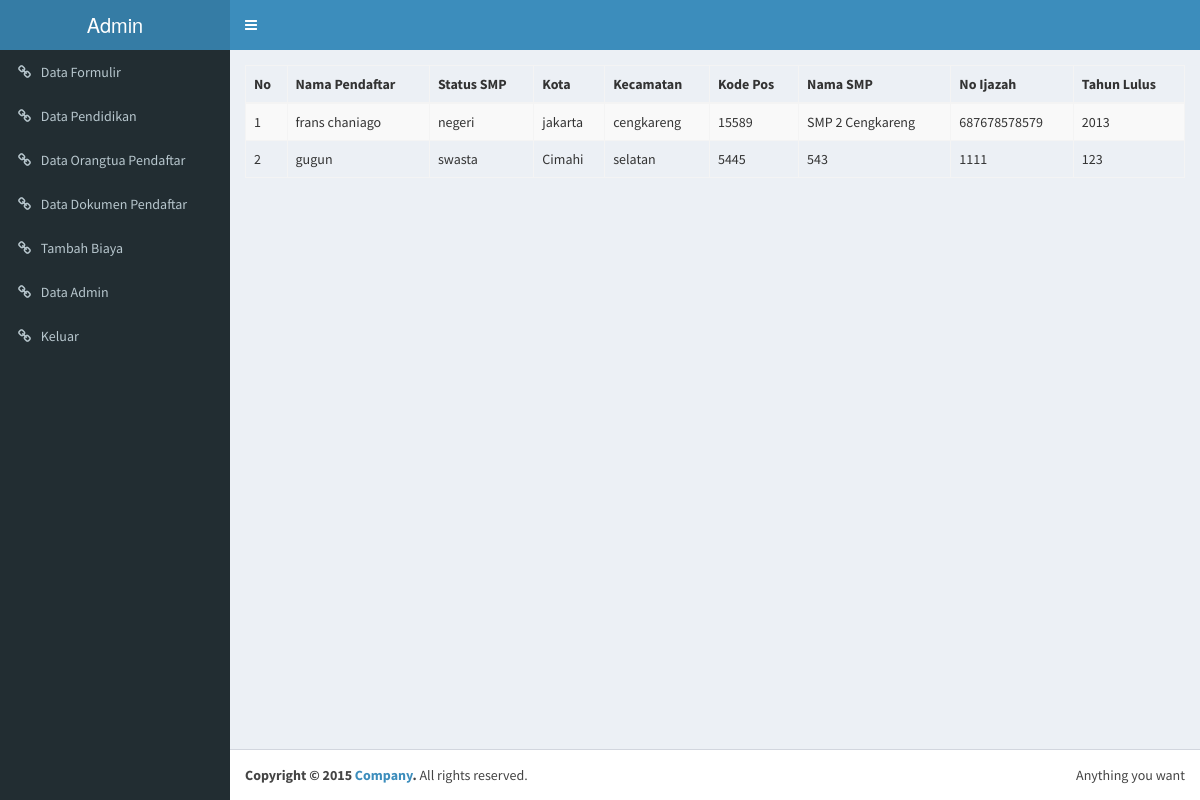
Page /admin/data_pendidikan.php (signed in) on the committed database.
### tables this page shows
CREATE TABLE IF NOT EXISTS `pendidikan` (
  `id` int(11) NOT NULL,
  `nama_pendaftar` varchar(100) NOT NULL,
  `id_pendaftar` int(11) NOT NULL,
  `status_slta` varchar(100) NOT NULL,
  `kota` varchar(100) NOT NULL,
  `kecamatan` varchar(100) NOT NULL,
  `kode_pos` varchar(10) NOT NULL,
  `nama_slta` varchar(100) NOT NULL,
  `no_ijazah` varchar(100) NOT NULL,
  `tahun lulus` varchar(100) NOT NULL
);

### admin/config/fungsi.php (called while the page is built, shortened)
<?php
function tampilpendidikan(){
	global $konek;
	$sql="SELECT * FROM pendidikan";
	$result=mysqli_query($konek,$sql) or die('gagal menampilkan data');
	return $result;
}
 ?>

### admin/data_pendidikan.php (the view, shortened to what this page needs)
<?php include 'head.php';
if(empty($_SESSION['id'])){ ?>
  <script>window.location.href='login.php'</script>
<?php }else{
$result=tampilpendidikan();
?>
<link rel="stylesheet" type="text/css" href="dt/css/dataTables.bootstrap.css">
<table class="table table-striped table-bordered">
  <thead>
    <tr>
      <th>No</th>
      <th>Nama Pendaftar</th>
      <th>Status SMP</th>
      <th>Kota</th>
      <th>Kecamatan</th>
      <th>Kode Pos</th>
      <th>Nama SMP</th>
      <th>No Ijazah</th>
      <th>Tahun Lulus</th>
    </tr>
  </thead>
      <tbody>
      <?php $no=1; while ($row=mysqli_fetch_assoc($result)) {
      ?>
        <tr>
        <td><?= $no; ?></td>
        <td><?= $row['nama_pendaftar'] ?></td>
        <td><?= $row['status_slta'] ?></td>
        <td><?= $row['kota'] ?></td>
        <td><?= $row['kecamatan'] ?></td>
        <td><?= $row['kode_pos'] ?></td>
        <td><?= $row['nama_slta'] ?></td>
        <td><?= $row['no_ijazah'] ?></td>
        <td><?= $row['tahun lulus'] ?></td>
        </tr>
        <?php $no++; }?>
      </tbody>
</table>
</head>
<?php } include 'foot.php'; ?>

### rows in the picture
pendidikan: nama_pendaftar "frans chaniago", status_slta "negeri", kota "jakarta", kecamatan "cengkareng", kode_pos "15589", nama_slta "SMP 2 Cengkareng", no_ijazah "687678578579", tahun lulus "2013"
pendidikan: nama_pendaftar "gugun", status_slta "swasta", kota "Cimahi", kecamatan "selatan", kode_pos "5445", nama_slta "543", no_ijazah "1111", tahun lulus "123"
